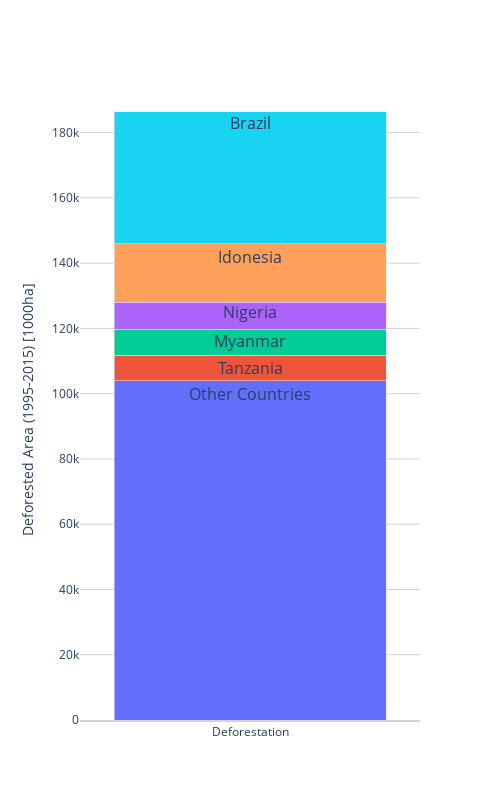

Notebook code cell kept with this figure:
### Code cell
# stacked barchart of top5 deforestated countries and sum of others
tx = ['Deforestation','Reforestation']
fig = go.Figure(go.Bar(x=['Deforestation'], y=[103904],text=['Others'], textangle=0, textfont=dict(color='rgba(0,0,0, 0)',size=12), textposition='auto', orientation='v')) # other
fig.add_trace(go.Bar(x=['Deforestation'], y=[7860],text=['Tanzania'], textangle=0, textfont=dict(color='rgba(0,0,0, 0)',size=12), textposition='auto', orientation='v')) # United Republic of Tanzania Viet Nam
fig.add_trace(go.Bar(x=['Deforestation'], y=[8002],text=['Myanmar'], textangle=0, textfont=dict(color='rgba(0,0,0, 0)',size=12), textposition='auto', orientation='v')) # Myanmar Russia
fig.add_trace(go.Bar(x=['Deforestation'], y=[8193],text=['Nigeria'], textangle=0, textfont=dict(color='rgba(0,0,0, 0)',size=12), textposition='auto', orientation='v')) # Nigeria India
fig.add_trace(go.Bar(x=['Deforestation'], y=[17967],text=['Indonesia'], textangle=0, textfont=dict(color='rgba(0,0,0, 0)',size=12), textposition='auto', orientation='v')) # Indonesia USA
fig.add_trace(go.Bar(x=['Deforestation'], y=[40452],text=['Brazil'], textangle=0, textfont=dict(color='rgba(0,0,0, 0)',size=12), textposition='auto', orientation='v')) # Brazil China
fig.update_layout(showlegend=False)
fig.update_layout(barmode='stack', xaxis={'categoryorder':'total descending'})
fig.update_layout(height=800,width=500)

fig.update_layout(
    showlegend=False,
    annotations=[
        go.layout.Annotation(
            x='Deforestation',
            y=100000,
            xref="x",
            yref="y",
            text="Other Countries",
            font=dict(
            size=16,
            ),
            showarrow=False,
        ),
        go.layout.Annotation(
            x='Deforestation',
            y=108000,
            xref="x",
            yref="y",
            text="Tanzania",
            font=dict(
            size=16,
            ),
            showarrow=False,
        ),
        go.layout.Annotation(
            x='Deforestation',
            y=116000,
            xref="x",
            yref="y",
            text="Myanmar",
            font=dict(
            size=16,
            ),
            showarrow=False,
        ),
        go.layout.Annotation(
            x='Deforestation',
            y=125000,
            xref="x",
            yref="y",
            text="Nigeria",
            font=dict(
            size=16,
            ),
            showarrow=False,
        ),
        go.layout.Annotation(
            x='Deforestation',
            y=142000,
            xref="x",
            yref="y",
            text="Idonesia",
            font=dict(
            size=16,
            ),
            showarrow=False,
        ),
        go.layout.Annotation(
            x='Deforestation',
            y=183000,
            xref="x",
            yref="y",
            text="Brazil",
            font=dict(
            size=16,
            ),
            showarrow=False,
        )
    ]
)


fig.update_yaxes(title_text="Deforested Area (1995-2015) [1000ha]", range=[0, 190000])
fig.update_layout(paper_bgcolor='rgba(0,0,0,0)', plot_bgcolor='rgba(0,0,0,0)')
fig.update_yaxes(showgrid=True, gridwidth=1, gridcolor='LightGray')
fig.update_xaxes(showline=True, linewidth=2, linecolor='LightGray')
# fig.update_yaxes(showline=True, linewidth=2, linecolor='black')

fig.show()

### Figure 1 — Plotly figure (JSON) as saved in the notebook; plotly's stock layout.template omitted (floating-point values rounded to 4 significant figures)
{"data": [{"orientation": "v", "text": ["Others"], "textangle": 0, "textfont": {"color": "rgba(0,0,0, 0)", "size": 12}, "textposition": "auto", "type": "bar", "x": ["Deforestation"], "y": [103904]}, {"orientation": "v", "text": ["Tanzania"], "textangle": 0, "textfont": {"color": "rgba(0,0,0, 0)", "size": 12}, "textposition": "auto", "type": "bar", "x": ["Deforestation"], "y": [7860]}, {"orientation": "v", "text": ["Myanmar"], "textangle": 0, "textfont": {"color": "rgba(0,0,0, 0)", "size": 12}, "textposition": "auto", "type": "bar", "x": ["Deforestation"], "y": [8002]}, {"orientation": "v", "text": ["Nigeria"], "textangle": 0, "textfont": {"color": "rgba(0,0,0, 0)", "size": 12}, "textposition": "auto", "type": "bar", "x": ["Deforestation"], "y": [8193]}, {"orientation": "v", "text": ["Indonesia"], "textangle": 0, "textfont": {"color": "rgba(0,0,0, 0)", "size": 12}, "textposition": "auto", "type": "bar", "x": ["Deforestation"], "y": [17967]}, {"orientation": "v", "text": ["Brazil"], "textangle": 0, "textfont": {"color": "rgba(0,0,0, 0)", "size": 12}, "textposition": "auto", "type": "bar", "x": ["Deforestation"], "y": [40452]}], "layout": {"annotations": [{"font": {"size": 16}, "showarrow": false, "text": "Other Countries", "x": "Deforestation", "xref": "x", "y": 100000, "yref": "y"}, {"font": {"size": 16}, "showarrow": false, "text": "Tanzania", "x": "Deforestation", "xref": "x", "y": 108000, "yref": "y"}, {"font": {"size": 16}, "showarrow": false, "text": "Myanmar", "x": "Deforestation", "xref": "x", "y": 116000, "yref": "y"}, {"font": {"size": 16}, "showarrow": false, "text": "Nigeria", "x": "Deforestation", "xref": "x", "y": 125000, "yref": "y"}, {"font": {"size": 16}, "showarrow": false, "text": "Idonesia", "x": "Deforestation", "xref": "x", "y": 142000, "yref": "y"}, {"font": {"size": 16}, "showarrow": false, "text": "Brazil", "x": "Deforestation", "xref": "x", "y": 183000, "yref": "y"}], "barmode": "stack", "height": 800, "paper_bgcolor": "rgba(0,0,0,0)", "plot_bgcolor": "rgba(0,0,0,0)", "showlegend": false, "width": 500, "xaxis": {"categoryorder": "total descending", "linecolor": "LightGray", "linewidth": 2, "showline": true}, "yaxis": {"gridcolor": "LightGray", "gridwidth": 1, "range": [0, 190000], "showgrid": true, "title": {"text": "Deforested Area (1995-2015) [1000ha]"}}}}
